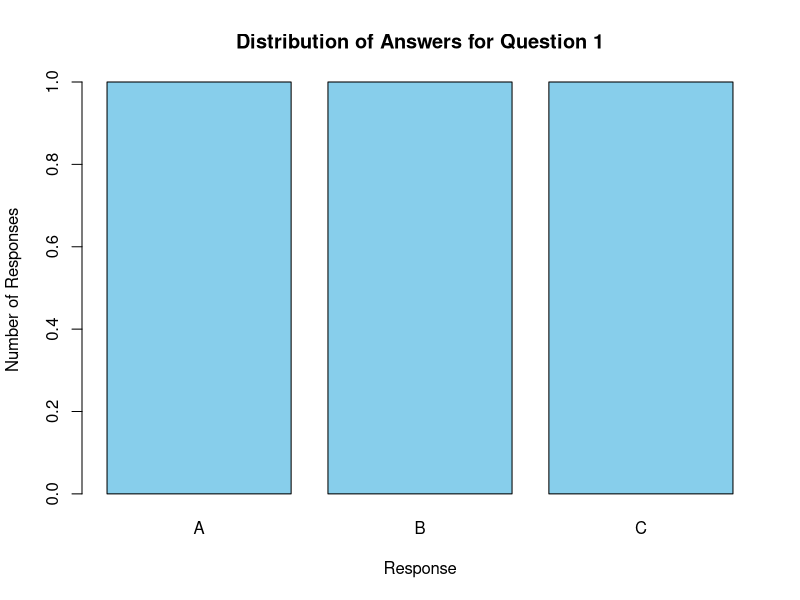

Write the R code that produced this figure.
q1 <- c("A", "B", "C")

q1_count <- table(q1)

barplot(
  q1_count,
  beside = TRUE,
  xlab = "Response",
  ylab = "Number of Responses",
  main = "Distribution of Answers for Question 1",
  col = "skyblue"
)
